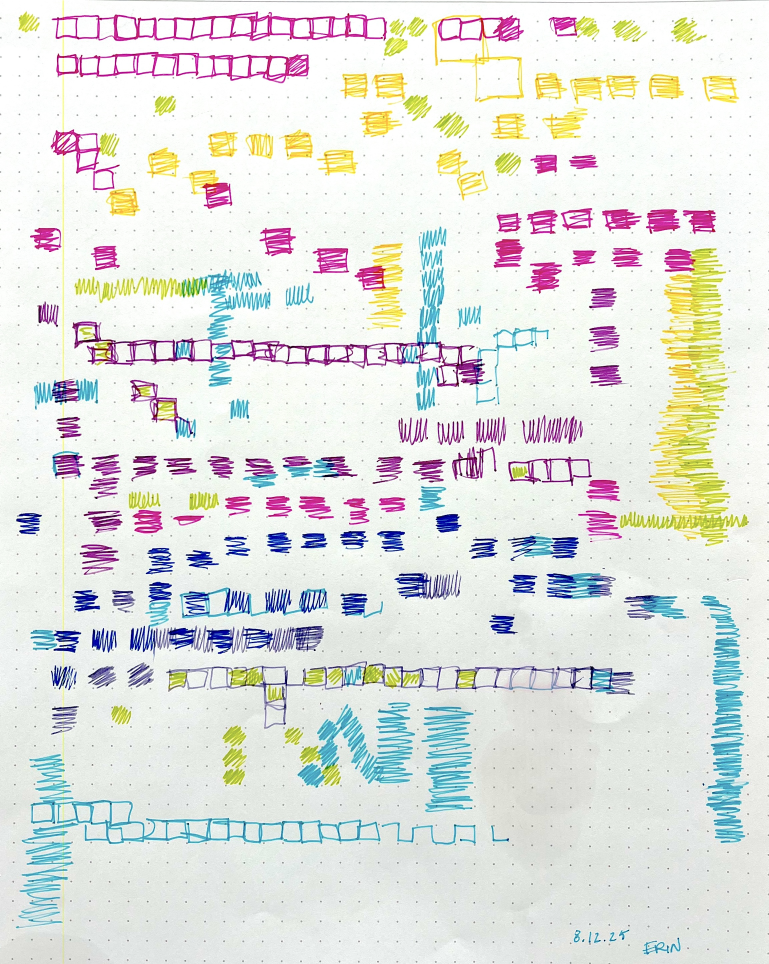
#> input picture assets/atdrawings/8.12.25.jpeg, 2306 x 2892 px, found by its file name (shown at 1/3 size)
$ python extract_art_colors.py
#> lines starting #> are read from the running program, lines starting #| are printed output that depends on the picture
from PIL import Image
import numpy as np
from sklearn.cluster import KMeans
import json
import os

def is_vivid_color(rgb, saturation_threshold=30, brightness_range=(40, 240)):
    """Check if a color is vivid (not white, black, or gray)"""
    r, g, b = rgb

    # Calculate saturation (difference between max and min RGB values)
    max_val = max(r, g, b)
    min_val = min(r, g, b)
    saturation = max_val - min_val

    # Calculate brightness (average of RGB)
    brightness = (r + g + b) / 3

    # Filter out low saturation (grays) and extreme brightness (white/black)
    if saturation < saturation_threshold:
        return False
    if brightness < brightness_range[0] or brightness > brightness_range[1]:
        return False

    return True

def extract_palette(image_path, n_colors=12, target_colors=8):
    """Extract dominant VIVID colors from an image"""
#> called with image_path = 'assets/atdrawings/8.12.25.jpeg', n_colors = 12, target_colors = 8
    print(f"Processing: {os.path.basename(image_path)}")

    img = Image.open(image_path)
#> img is the input picture: PIL image 2306x2892 RGB; mean R, G, B 225.6, 226.8, 223.7
    img = img.convert('RGB')
    img = img.resize((150, 150))
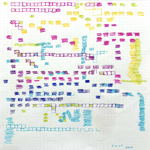
#> img: PIL image 150x150 RGB; mean R, G, B 225.6, 226.6, 223.6

    img_array = np.array(img)
    pixels = img_array.reshape(-1, 3)

    # Extract more colors than needed, then filter
    kmeans = KMeans(n_clusters=n_colors, random_state=42, n_init=10)
    kmeans.fit(pixels)

    colors = kmeans.cluster_centers_.astype(int)

    # Filter for vivid colors only
    vivid_colors = [color for color in colors if is_vivid_color(color)]
#> pass 3 of the loop `for img_file in image_files:`:
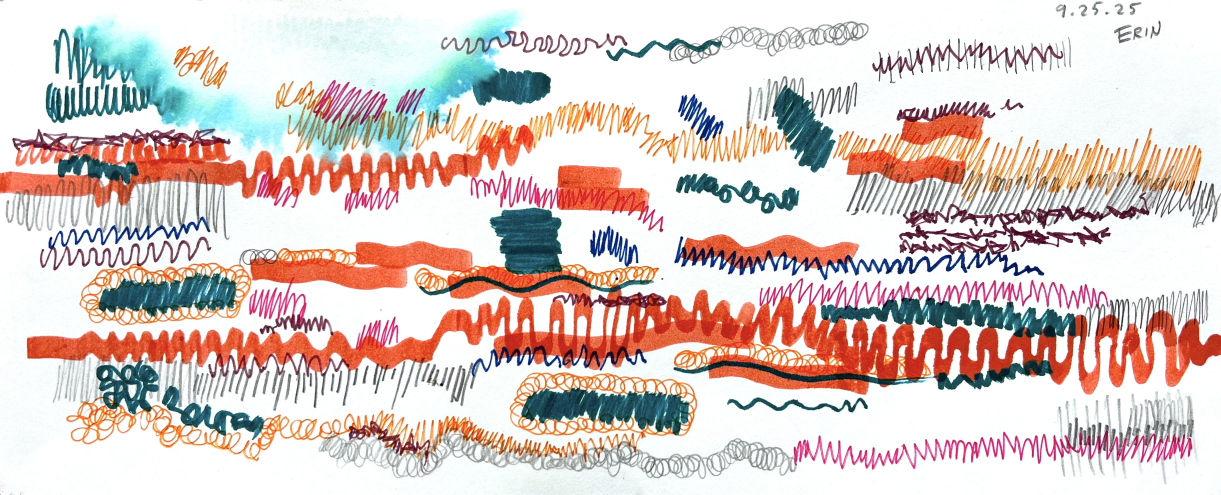
#> input picture assets/atdrawings/9.25.25.jpeg, 3663 x 1484 px, found by its file name (shown at 1/3 size)
#> in extract_palette, img is the input picture: PIL image 3663x1484 RGB; mean R, G, B 219, 202.9, 198.8
#> in extract_palette (call 2), `img = img.resize((150, 150))`:
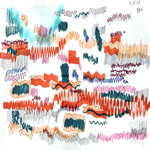
#> img: PIL image 150x150 RGB; mean R, G, B 218.9, 202.7, 198.5
#> the loop made 10 passes; the first 3 are shown

    # Take the target number of vivid colors
    vivid_colors = vivid_colors[:target_colors]

    # If we don't have enough vivid colors, lower the threshold and try again
    if len(vivid_colors) < target_colors:
        print(f"  Warning: Only found {len(vivid_colors)} vivid colors, relaxing constraints...")
        vivid_colors = [color for color in colors if is_vivid_color(color, saturation_threshold=20, brightness_range=(30, 245))]
        vivid_colors = vivid_colors[:target_colors]

    print(f"  Found {len(vivid_colors)} vivid colors")

    # Convert to RGB strings and hex codes
    rgb_colors = [f"rgb({c[0]}, {c[1]}, {c[2]})" for c in vivid_colors]
    hex_colors = [f"#{c[0]:02x}{c[1]:02x}{c[2]:02x}" for c in vivid_colors]

    return {
        "rgb": rgb_colors,
        "hex": hex_colors
    }

# List of your image files in chronological order
image_files = [
    "8.12.25.jpeg",
    "9.18.25.jpeg",
    "9.25.25.jpeg",
    "10.9.25.jpeg",
    "10.16.25.jpeg",
    "10.23.25.jpeg",
    "11.6.25.jpeg",
    "11.13.25.jpeg",
    "11.20.25.jpeg",
    "12.11.25.jpeg"
]

print("Extracting VIVID color palettes from art therapy drawings...")
print("(Filtering out whites, grays, and near-blacks)")
print("="*60)

palette_data = {}

for img_file in image_files:
    img_path = f'assets/atdrawings/{img_file}'

    if os.path.exists(img_path):
        palette = extract_palette(img_path, n_colors=12, target_colors=8)
        # Use date as key (remove .jpeg extension)
        date_key = img_file.replace('.jpeg', '')
        palette_data[date_key] = palette
    else:
        print(f"Warning: {img_path} not found")

print("="*60)
print(f"✓ Extracted palettes from {len(palette_data)} drawings")

# Save to JSON for frontend use
output_path = 'assets/art_palettes.json'
#> output_path = 'assets/art_palettes.json'
with open(output_path, 'w') as f:
    json.dump(palette_data, f, indent=2)

print(f"✓ Saved color data to: {output_path}")
#| ✓ Saved color data to: assets/art_palettes.json

# Preview all palettes
print("\nPreview of extracted vivid colors:")
for drawing_name, palette in palette_data.items():
    print(f"\n{drawing_name}:")
    print(f"  {', '.join(palette['hex'][:6])}")
#> this loop made 6 passes
#> drawing_name on passes 1 to 6: '8.12.25', '9.25.25', '10.9.25', '10.16.25', '10.23.25', '11.6.25'
#| 8.12.25:
#|   #cc88b9, #dad968, #7bc2d0, #8a92b7, #4a57a7, #ba529d
#| 9.25.25:
#|   #25515b, #df7357, #eec4b7, #e3a28f, #d94d2e, #87e2e5
#| 10.9.25:
#|   #ebe89a, #69a964, #fada51, #3964c2, #f28638, #7d99d3
#| 10.16.25:
#|   #4b98c2, #fbdc54, #40882e, #bf2c22, #1a3ab6, #91bfd0
#| 10.23.25:
#|   #57a9c7, #d1326d, #ccd552, #3d3080, #eab2ab, #9f2345
#> (further printed lines are left out)
